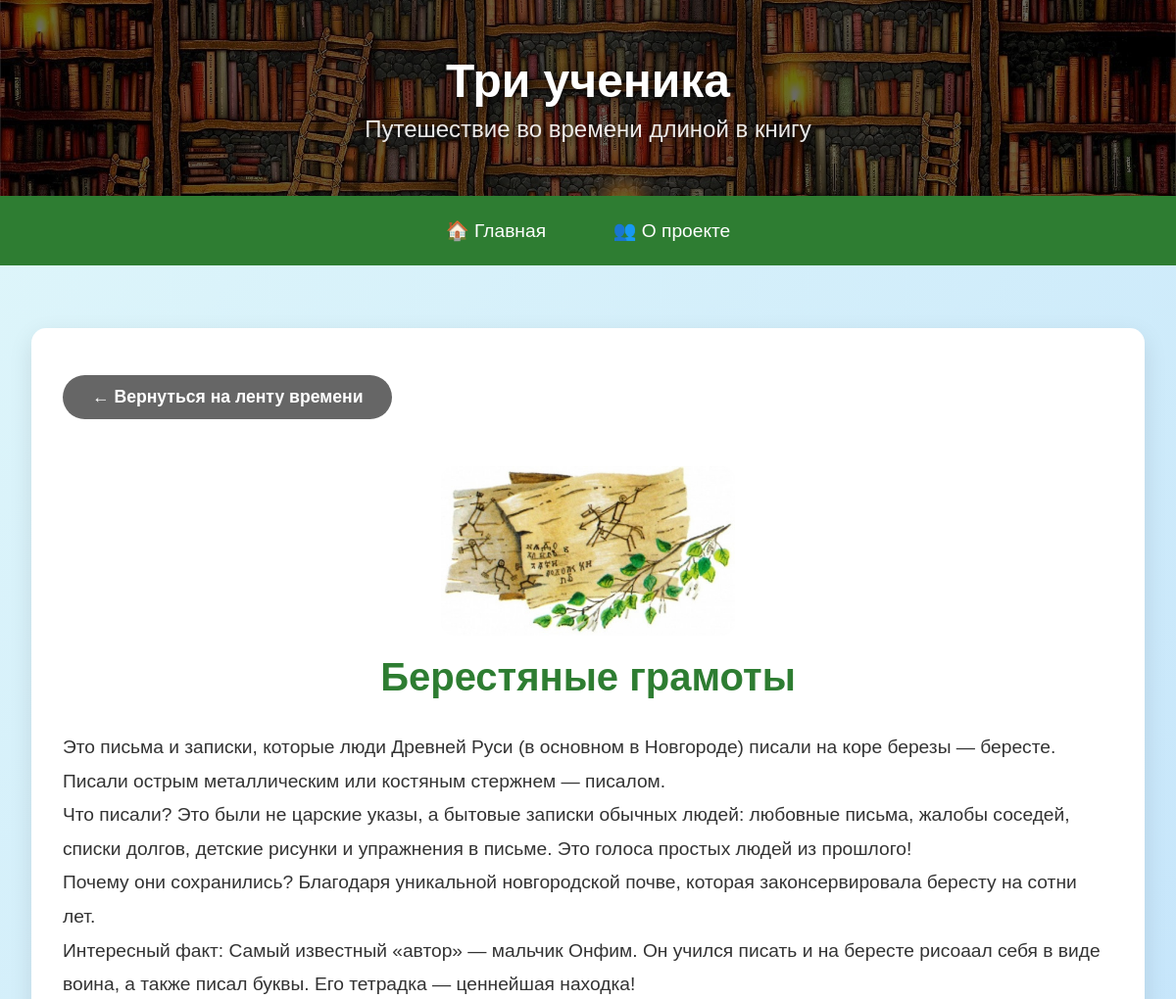
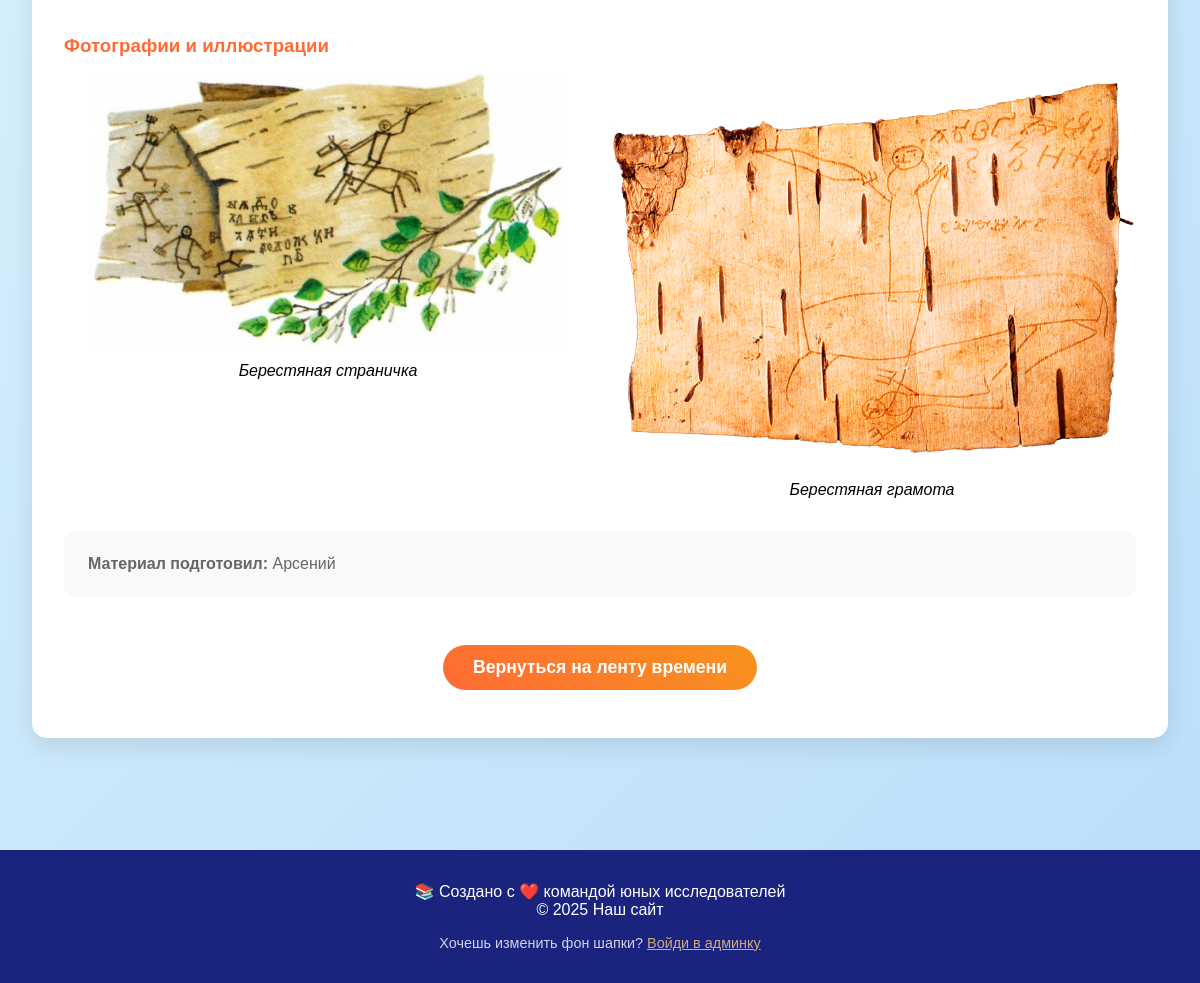
/eras/3/, run on the app's committed database (2 pictures, top to bottom).
### timeline/models.py (models this page shows, shortened)
class SiteSettings(models.Model):
    site_name = models.CharField(max_length=200, default="КНИГАtime")
    site_subtitle = models.CharField(max_length=300, default="Путешествие во времени длиной в книгу")
    header_background = models.ImageField(
        upload_to='site_settings/',
        default='default_header.jpg',
        verbose_name="Фон шапки"
    )
    updated_at = models.DateTimeField(auto_now=True)
    class Meta:
        verbose_name = "Настройки сайта"
        verbose_name_plural = "Настройки сайта"
    @classmethod
    def load(cls):
        obj, created = cls.objects.get_or_create(pk=1)
        return obj

### eras/models.py (models this page shows, shortened)
class Era(models.Model):
    title = models.CharField(max_length=200)
    slug = models.SlugField(unique=True)
    description = models.TextField()
    image = models.ImageField(upload_to='eras/')
    order = models.IntegerField(default=0)
    class Meta:
        ordering = ['order']

class EraPage(models.Model):
    era = models.OneToOneField(Era, on_delete=models.CASCADE)
    content = models.TextField()
    images = models.ManyToManyField('EraImage')
    created_by = models.CharField(max_length=100)

class EraImage(models.Model):
    title = models.CharField(max_length=200)
    image = models.ImageField(upload_to='era_images/')
    description = models.TextField(blank=True)

### eras/views.py (the view)
# urls.py: path('eras/', include('eras.urls')),  # оставляем только era_detail
def era_detail(request, slug):
    era = get_object_or_404(Era, slug=slug)
    era_page = get_object_or_404(EraPage, era=era)
    return render(request, 'eras/era_detail.html', {
        'era': era,
        'era_page': era_page
    })

### timeline/context_processors.py (called while the page is built)
def site_settings(request):
    return {'site_settings': SiteSettings.load()}

### templates/eras/era_detail.html (shortened to what this page needs)
{% extends 'base.html' %}
{% block content %}
<div class="page-content">
    <a href="{% url 'home' %}" class="button" style="background: #666;">← Вернуться на ленту времени</a>
    <div style="text-align: center; margin: 2rem 0;">
        {% if era.image %}
        <img src="{{ era.image.url }}" alt="{{ era.title }}" style="max-width: 300px; border-radius: 15px; margin-bottom: 1rem;">
        {% endif %}
        <h1 style="color: #2e7d32; font-size: 2.5rem;">{{ era.title }}</h1>
    </div>
    <div style="font-size: 1.2rem; line-height: 1.8; color: #333;">
        {{ era_page.content|linebreaks }}
    </div>
    {% if era_page.images.all %}
    <div style="margin: 2rem 0;">
        <h3 style="color: #ff6b35; margin-bottom: 1rem;">Фотографии и иллюстрации</h3>
        <div style="display: grid; grid-template-columns: repeat(auto-fit, minmax(200px, 1fr)); gap: 1rem;">
            {% for image in era_page.images.all %}
            <div style="text-align: center;">
                <img src="{{ image.image.url }}" alt="{{ image.title }}" style="max-width: 100%; border-radius: 10px;">
                <p style="margin-top: 0.5rem; font-style: italic;">{{ image.title }}</p>
            </div>
            {% endfor %}
        </div>
    </div>
    {% endif %}
    <div style="background: #f8f9fa; padding: 1.5rem; border-radius: 10px; margin-top: 2rem;">
        <p style="margin: 0; color: #666;">
            <strong>Материал подготовил:</strong> {{ era_page.created_by }}
        </p>
    </div>
    <div style="text-align: center; margin-top: 2rem;">
        <a href="{% url 'home' %}" class="button">Вернуться на ленту времени</a>
    </div>
</div>
{% endblock %}

### templates/base.html (shortened to what this page needs)
<!DOCTYPE html>
<html lang="ru">
<head>
</head>
<body>
    <header class="header">
        <h1>{{ site_settings.site_name|default:"Три ученика" }}</h1>
        <div class="subtitle">{{ site_settings.site_subtitle|default:"Путешествие во времени длиной в книгу" }}</div>
    </header>
    <nav class="nav">
        <a href="{% url 'home' %}">🏠 Главная</a>
        <a href="{% url 'about' %}">👥 О проекте</a>
    </nav>
    <main class="container">
        {% block content %}
        {% endblock %}
    </main>
    <footer class="footer">
        <p>📚 Создано с ❤️ командой юных исследователей</p>
        <p>© 2025 Наш сайт</p>
        {% if not user.is_staff %}
        <p style="margin-top: 1rem; font-size: 0.9rem; opacity: 0.8;">
            Хочешь изменить фон шапки? <a href="/admin/" style="color: #ffcc80;">Войди в админку</a>
        </p>
        {% endif %}
    </footer>
</body>
</html>

### data on the page
SiteSettings: site_name "Три ученика", site_subtitle "Путешествие во времени длиной в книгу"
Era: image (picture), title "Берестяные грамоты"
EraPage: content "Это письма и записки, которые люди Древней Руси (в основном в Новгороде) писали на коре березы — бересте. Писали острым металлическим или костяным стержнем — писалом. Что писали? Это были не царские указы, а бытовые записки обычных людей: любовные письма, жалобы соседей, списки долгов, детские рисунки и упражнения в письме. Это голоса простых людей из прошлого! Почему они сохранились? Благодаря уникальной новгородской почве, которая законсервировала бересту на сотни лет. Интересный факт: Самый известный «автор» — мальчик Онфим. Он учился писать и на бересте рисоаал себя в виде воина, а также писал буквы. Его тетрадка — ценнейшая находка!", created_by "Арсений"
EraImage: image (picture), title "Берестяная страничка"
EraImage: image (picture), title "Берестяная грамота"
